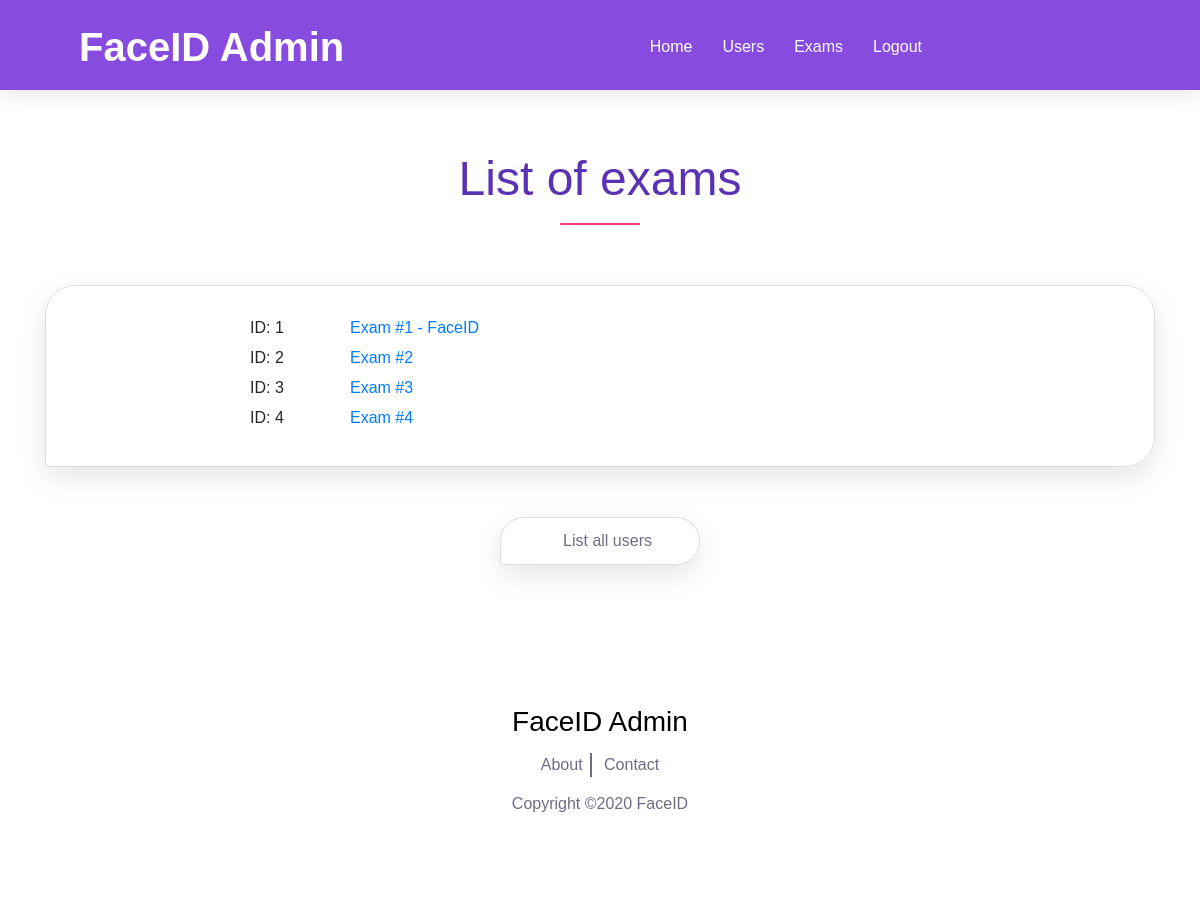
Before: /admin/list/exams/ with the older database file.
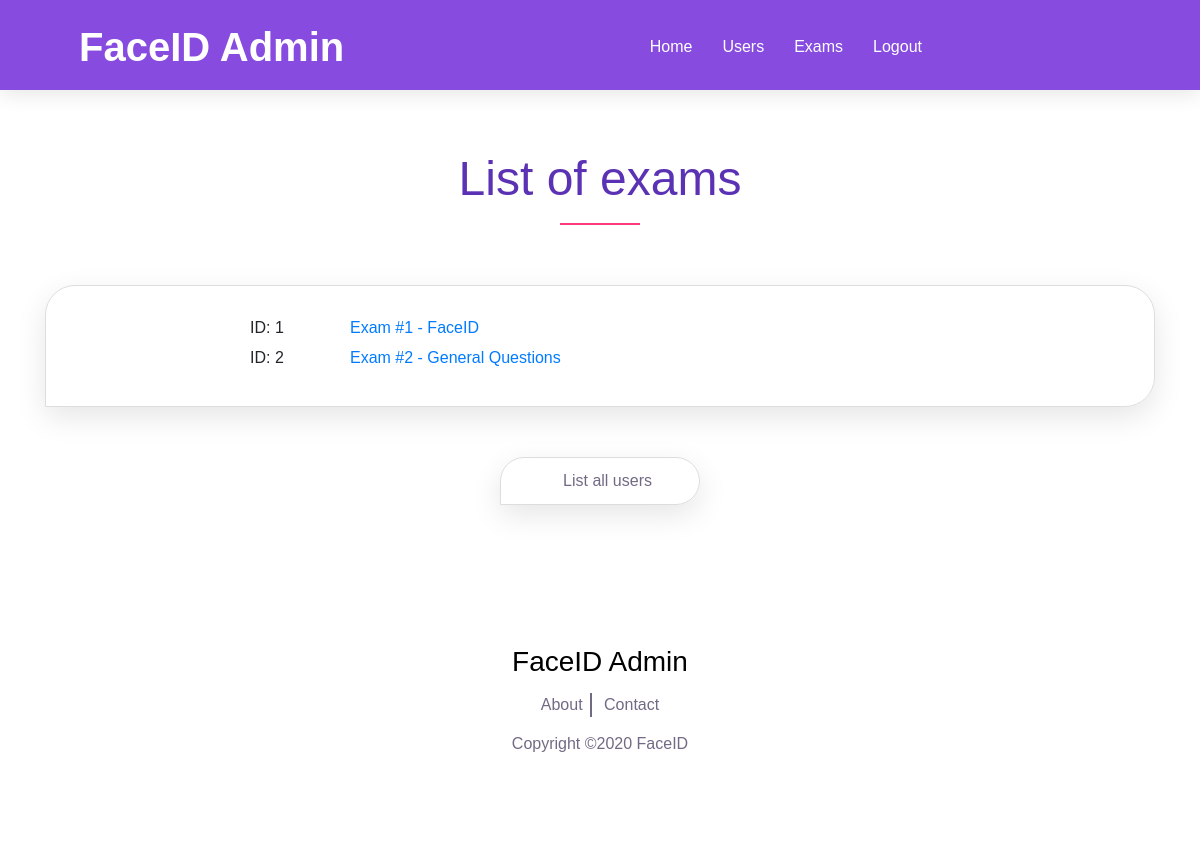
After: the same page with the newer database file.
### app/models.py (models this page shows)
class Exams(db.Model):
    __tablename__ = 'exams'
    id = db.Column(db.Integer, primary_key=True)
    title = db.Column(db.String(80), unique=True, nullable=False)

### app/routes.py (the view)
@app.route('/admin/list/exams/')
def list_exams():
    error=None
    exams = Exams.query.all()
    return render_template('./admin/admin_list_exams.html', exams=exams, error=error)

### app/templates/admin/admin_list_exams.html (shortened to what this page needs)
{% extends "./admin/admin_base.html" %}
{% block content %}
    <div id="content">
        <section class="special-area bg-white section_padding_150_50" id="about">
            <div class="container">
                <div class="row">
                    <div class="col-12">
                        <div class="section-heading text-center">
                            <h2>List of exams</h2>
                            <div class="line-shape"></div>
                        </div>
                    </div>
                </div>
            </div>
            <div class="special_description_area">
                <div class="container">
                    <div class="row">
                        <div class="col-lg-12">
                            <div class="webcam-frame">
                                        <div class='table-wrapper-exams'>
                                            {% for exam in exams %}
                                            <div class='tb-row-exams'>
                                                <div class='tb-column-examid'>ID: {{ exam.id }}</div>
                                                <div class='tb-column-title'><a href='/admin/list/exam/{{exam.id}}'>{{ exam.title }}</a></div>
                                            </div>
                                            {% endfor %}
                                          </div>
                            </div>
                            <div class="down-menu">
                                <div class="app-download-btn wow fadeInUp button-200" data-wow-delay="0.2s">
                                    <a href="/admin/list/users/">
                                        <p class="mb-0">List all users</p>
                                    </a>
                                </div>
                            </div>
                        </div>
                    </div>
                </div>
            </div>
        </section>
        </div>
        {% endblock %}

Changed rows visible on the page:
removed Exams: id "3", title "Exam #3"
removed Exams: id "4", title "Exam #4"
changed Exams id 2: title "Exam #2" → "Exam #2 - General Questions"
